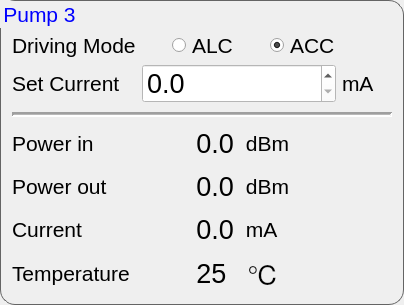
         <widget class="QGroupBox" name="groupBox_3">
          <property name="font">
           <font>
            <pointsize>16</pointsize>
           </font>
          </property>
          <property name="styleSheet">
           <string notr="true">QGroupBox{
border-color: rgb(100, 100, 100);
border-width: 1px;        
border-style: solid;
border-radius: 15px;
}
QGroupBox:title{
color: rgb(0, 0, 255);
}</string>
          </property>
          <property name="title">
           <string>Pump 3</string>
          </property>
          <layout class="QGridLayout" name="gridLayout_5">
           <item row="8" column="2">
            <widget class="QLabel" name="label_33">
             <property name="font">
              <font>
               <pointsize>16</pointsize>
              </font>
             </property>
             <property name="text">
              <string> mA</string>
             </property>
            </widget>
           </item>
           <item row="8" column="0">
            <widget class="QLabel" name="label_23">
             <property name="sizePolicy">
              <sizepolicy hsizetype="Preferred" vsizetype="Fixed">
               <horstretch>0</horstretch>
               <verstretch>0</verstretch>
              </sizepolicy>
             </property>
             <property name="minimumSize">
              <size>
               <width>0</width>
               <height>37</height>
              </size>
             </property>
             <property name="font">
              <font>
               <pointsize>16</pointsize>
              </font>
             </property>
             <property name="text">
              <string>Current</string>
             </property>
            </widget>
           </item>
           <item row="7" column="0">
            <widget class="QLabel" name="label_26">
             <property name="sizePolicy">
              <sizepolicy hsizetype="Preferred" vsizetype="Fixed">
               <horstretch>0</horstretch>
               <verstretch>0</verstretch>
              </sizepolicy>
             </property>
             <property name="minimumSize">
              <size>
               <width>0</width>
               <height>37</height>
              </size>
             </property>
             <property name="font">
              <font>
               <pointsize>16</pointsize>
              </font>
             </property>
             <property name="text">
              <string>Power out</string>
             </property>
            </widget>
           </item>
           <item row="7" column="1">
            <widget class="QLabel" name="power_out_3">
             <property name="font">
              <font>
               <pointsize>20</pointsize>
              </font>
             </property>
             <property name="layoutDirection">
              <enum>Qt::LeftToRight</enum>
             </property>
             <property name="text">
              <string>0.0</string>
             </property>
             <property name="alignment">
              <set>Qt::AlignRight|Qt::AlignTrailing|Qt::AlignVCenter</set>
             </property>
            </widget>
           </item>
           <item row="8" column="1">
            <widget class="QLabel" name="current_3">
             <property name="font">
              <font>
               <pointsize>20</pointsize>
              </font>
             </property>
             <property name="layoutDirection">
              <enum>Qt::LeftToRight</enum>
             </property>
             <property name="text">
              <string>0.0</string>
             </property>
             <property name="alignment">
              <set>Qt::AlignRight|Qt::AlignTrailing|Qt::AlignVCenter</set>
             </property>
            </widget>
           </item>
           <item row="1" column="1">
            <widget class="QRadioButton" name="ALC_3">
             <property name="font">
              <font>
               <pointsize>16</pointsize>
              </font>
             </property>
             <property name="styleSheet">
              <string notr="true">padding-left: 30px;</string>
             </property>
             <property name="text">
              <string>ALC</string>
             </property>
            </widget>
           </item>
           <item row="4" column="3">
            <widget class="QLabel" name="set_unit_3">
             <property name="minimumSize">
              <size>
               <width>50</width>
               <height>0</height>
              </size>
             </property>
             <property name="font">
              <font>
               <pointsize>16</pointsize>
              </font>
             </property>
             <property name="text">
              <string>mA</string>
             </property>
            </widget>
           </item>
           <item row="1" column="2">
            <widget class="QRadioButton" name="ACC_3">
             <property name="font">
              <font>
               <pointsize>16</pointsize>
              </font>
             </property>
             <property name="styleSheet">
              <string notr="true">padding-left: 30px;</string>
             </property>
             <property name="text">
              <string>ACC</string>
             </property>
             <property name="checked">
              <bool>true</bool>
             </property>
            </widget>
           </item>
           <item row="0" column="1">
            <spacer name="verticalSpacer_3">
             <property name="orientation">
              <enum>Qt::Vertical</enum>
             </property>
             <property name="sizeType">
              <enum>QSizePolicy::Fixed</enum>
             </property>
             <property name="sizeHint" stdset="0">
              <size>
               <width>20</width>
               <height>20</height>
              </size>
             </property>
            </spacer>
           </item>
           <item row="4" column="0">
            <widget class="QLabel" name="set_label_3">
             <property name="font">
              <font>
               <pointsize>16</pointsize>
              </font>
             </property>
             <property name="text">
              <string>Set Current</string>
             </property>
            </widget>
           </item>
           <item row="9" column="0">
            <widget class="QLabel" name="label_6">
             <property name="sizePolicy">
              <sizepolicy hsizetype="Preferred" vsizetype="Fixed">
               <horstretch>0</horstretch>
               <verstretch>0</verstretch>
              </sizepolicy>
             </property>
             <property name="minimumSize">
              <size>
               <width>0</width>
               <height>37</height>
              </size>
             </property>
             <property name="font">
              <font>
               <pointsize>16</pointsize>
              </font>
             </property>
             <property name="text">
              <string>Temperature</string>
             </property>
            </widget>
           </item>
           <item row="9" column="1">
            <widget class="QLabel" name="temp_3">
             <property name="font">
              <font>
               <pointsize>20</pointsize>
              </font>
             </property>
             <property name="text">
              <string>25 </string>
             </property>
             <property name="alignment">
              <set>Qt::AlignRight|Qt::AlignTrailing|Qt::AlignVCenter</set>
             </property>
            </widget>
           </item>
           <item row="1" column="0">
            <widget class="QLabel" name="label_3">
             <property name="font">
              <font>
               <pointsize>16</pointsize>
              </font>
             </property>
             <property name="text">
              <string>Driving Mode</string>
             </property>
            </widget>
           </item>
           <item row="9" column="2">
            <widget class="QLabel" name="label_34">
             <property name="font">
              <font>
               <pointsize>20</pointsize>
              </font>
             </property>
             <property name="text">
              <string>&lt;span&gt;&amp;nbsp;&amp;#8451;&lt;span&gt;</string>
             </property>
            </widget>
           </item>
           <item row="6" column="1">
            <widget class="QLabel" name="power_in_3">
             <property name="font">
              <font>
               <pointsize>20</pointsize>
              </font>
             </property>
             <property name="text">
              <string>0.0</string>
             </property>
             <property name="alignment">
              <set>Qt::AlignRight|Qt::AlignTrailing|Qt::AlignVCenter</set>
             </property>
            </widget>
           </item>
           <item row="7" column="2">
            <widget class="QLabel" name="label_35">
             <property name="font">
              <font>
               <pointsize>16</pointsize>
              </font>
             </property>
             <property name="text">
              <string> dBm</string>
             </property>
            </widget>
           </item>
           <item row="6" column="0">
            <widget class="QLabel" name="label_36">
             <property name="sizePolicy">
              <sizepolicy hsizetype="Preferred" vsizetype="Fixed">
               <horstretch>0</horstretch>
               <verstretch>0</verstretch>
              </sizepolicy>
             </property>
             <property name="minimumSize">
              <size>
               <width>0</width>
               <height>37</height>
              </size>
             </property>
             <property name="font">
              <font>
               <pointsize>16</pointsize>
              </font>
             </property>
             <property name="text">
              <string>Power in</string>
             </property>
            </widget>
           </item>
           <item row="6" column="2">
            <widget class="QLabel" name="label_37">
             <property name="font">
              <font>
               <pointsize>16</pointsize>
              </font>
             </property>
             <property name="text">
              <string> dBm</string>
             </property>
            </widget>
           </item>
           <item row="5" column="0" colspan="4">
            <widget class="Line" name="line_3">
             <property name="minimumSize">
              <size>
               <width>0</width>
               <height>10</height>
              </size>
             </property>
             <property name="font">
              <font>
               <pointsize>8</pointsize>
              </font>
             </property>
             <property name="frameShadow">
              <enum>QFrame::Sunken</enum>
             </property>
             <property name="lineWidth">
              <number>2</number>
             </property>
             <property name="midLineWidth">
              <number>1</number>
             </property>
             <property name="orientation">
              <enum>Qt::Horizontal</enum>
             </property>
            </widget>
           </item>
           <item row="4" column="1" colspan="2">
            <widget class="QDoubleSpinBox" name="set_value_3">
             <property name="enabled">
              <bool>true</bool>
             </property>
             <property name="font">
              <font>
               <pointsize>20</pointsize>
              </font>
             </property>
             <property name="styleSheet">
              <string notr="true">background-color: rgb(255, 255, 255);</string>
             </property>
             <property name="decimals">
              <number>1</number>
             </property>
             <property name="minimum">
              <double>0.000000000000000</double>
             </property>
             <property name="maximum">
              <double>30.000000000000000</double>
             </property>
             <property name="singleStep">
              <double>1.000000000000000</double>
             </property>
             <property name="value">
              <double>0.000000000000000</double>
             </property>
            </widget>
           </item>
          </layout>
         </widget>
